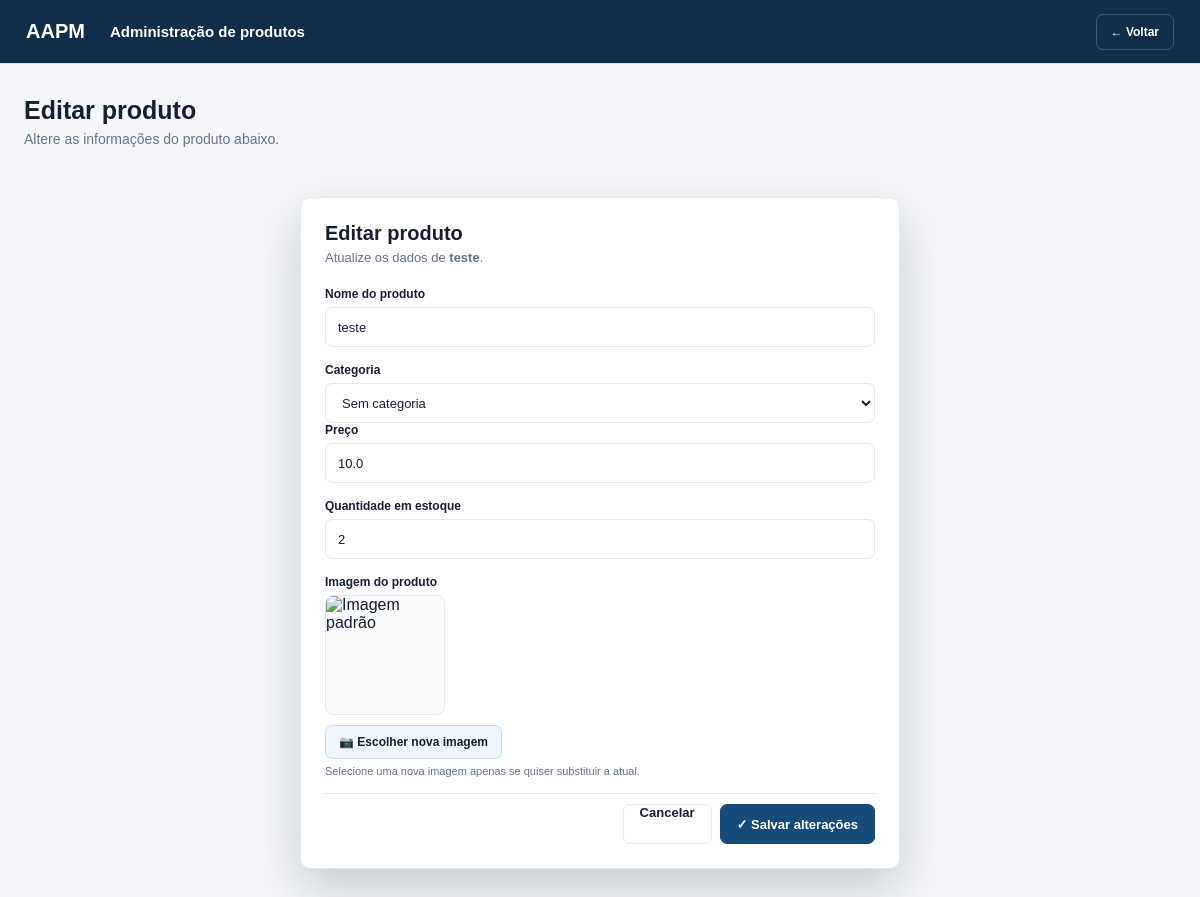
Screenshot of /produtos/1/editar (signed in) with the database file from the repository.
### app/models/produto.py (models this page shows, shortened)
class Produto(Base):
    __tablename__ = "produtos"
    id = Column(Integer, primary_key=True, autoincrement=True, index=True)
    nome = Column(String(150), nullable=False, index=True)
    preco = Column(Float, nullable=False, default=0.0)
    estoque_atual = Column(Integer, nullable=False, default=0)
    ativo = Column(Boolean, default=True)
    imagem_path = Column(String(255), nullable=True)
    categoria_id = Column(Integer, ForeignKey("categorias.id", ondelete="SET NULL"), nullable=True )
    categoria = relationship("Categoria", back_populates="produtos")

### app/controllers/produto_controller.py (the view)
@router.get("/{produto_id}/editar", response_class=HTMLResponse)
def form_editar_produto(
    produto_id: int,
    request: Request,
    db: Session = Depends(get_db),
    admin=Depends(get_admin)
):
    produto = db.query(Produto).filter(
        Produto.id == produto_id
    ).first()
    if not produto:
        return RedirectResponse(
            url="/produtos",
            status_code=302
        )
    categorias = db.query(Categoria).filter(
        Categoria.ativo == True
    ).order_by(
        Categoria.nome
    ).all()
    return templates.TemplateResponse(
        request,
        "produtos/editar.html",
        {
            "request": request,
            "usuario": admin,
            "produto": produto,
            "categorias": categorias
        }
    )

### app/templates/produtos/editar.html (shortened to what this page needs)
<!DOCTYPE html>
<html lang="pt-br">
<head>
    <link
        rel="stylesheet"
        href="/static/produtos-css/form.css"
    >
</head>
<body>
    <header class="topo">
        <div class="logo">
            AAPM
        </div>
        <div class="titulo-topo">
            Administração de produtos
        </div>
        <a
            href="/produtos/form"
            class="voltar"
        >
            ← Voltar
        </a>
    </header>
    <main class="container">
        <section class="titulo-pagina">
            <h1>
                Editar produto
            </h1>
            <p>
                Altere as informações do produto abaixo.
            </p>
        </section>
        <div
            class="modal ativo"
            style="position: relative; display: flex; min-height: auto; padding: 30px 0; background: transparent;"
        >
            <div class="modal-card">
                <div class="form-header">
                    <h2>
                        Editar produto
                    </h2>
                    <p>
                        Atualize os dados de
                        <strong>{{ produto.nome }}</strong>.
                    </p>
                </div>
                <form
                    method="POST"
                    action="/produtos/{{ produto.id }}/editar"
                    enctype="multipart/form-data"
                    class="form-container"
                >
                    <div class="form-group">
                        <label for="nome">
                            Nome do produto
                        </label>
                        <input
                            type="text"
                            id="nome"
                            name="nome"
                            class="form-input"
                            value="{{ produto.nome }}"
                            placeholder="Digite o nome do produto"
                            required
                        >
                    </div>
                    <div class="form-row">
                        <div class="form-group">
                            <label for="categoria">
                                Categoria
                            </label>
                            <select
                                id="categoria"
                                name="categoria_id"
                                class="form-input"
                            >
                                <option value="0">
                                    Sem categoria
                                </option>
                            </select>
                        </div>
                        <div class="form-group">
                            <label for="preco">
                                Preço
                            </label>
                            <input
                                type="number"
                                id="preco"
                                name="preco"
                                class="form-input"
                                step="0.01"
                                min="0"
                                value="{{ produto.preco }}"
                                placeholder="0,00"
                                required
                            >
                        </div>
                    </div>
                    <div class="form-group">
                        <label for="estoque">
                            Quantidade em estoque
                        </label>
                        <input
                            type="number"
                            id="estoque"
                            name="estoque_atual"
                            class="form-input"
                            min="0"
                            value="{{ produto.estoque_atual }}"
                            placeholder="Digite a quantidade disponível"
                            required
                        >
                    </div>
                    <div class="form-group">
                        <label>
                            Imagem do produto
                        </label>
                        <div class="imagem-preview">
                            {% if produto.imagem_path %}
                            <img
                                id="previewImagem"
                                src="/static/{{ produto.imagem_path }}"
                                alt="{{ produto.nome }}"
                            >
                            {% else %}
                            <img
                                id="previewImagem"
                                src="/static/uploads/produto-generico.png"
                                alt="Imagem padrão"
                            >
                            {% endif %}
                        </div>
                        <label
                            for="imagem"
                            class="btn-imagem"
                        >
                            📷 Escolher nova imagem
                        </label>
                        <small class="imagem-info">
                            Selecione uma nova imagem apenas se quiser
                            substituir a atual.
                        </small>
                    </div>
                    <div class="acoes-form">
                        <a
                            href="/produtos/form"
                            class="btn-cancelar"
                        >
                            Cancelar
                        </a>
                        <button
                            type="submit"
                            class="btn-salvar"
                        >
                            ✓ Salvar alterações
                        </button>
                    </div>
                </form>
            </div>
        </div>
    </main>
</body>
</html>

### app/static/produtos-css/form.css (style rules this page uses)
:root { --azul-senai: #164b7a; --azul-escuro: #102d4a; --azul-hover: #0d5ca8; --fundo: #f5f7fa; --branco: #ffffff; --texto: #172033; --texto-secundario: #64748b; --borda: #e2e8f0; --verde: #16a34a; --vermelho: #dc2626; --sombra: 0 2px 8px rgba(15, 23, 42, 0.06); }
* { margin: 0; padding: 0; box-sizing: border-box; }
body { font-family: Arial, Helvetica, sans-serif; background: var(--fundo); color: var(--texto); min-height: 100vh; }
button, input, select, textarea { font-family: inherit; }
a { text-decoration: none; }
.topo { height: 64px; background: var(--azul-escuro); color: white; display: flex; align-items: center; padding: 0 26px; border-bottom: 1px solid #dbe4ec; position: sticky; top: 0; z-index: 1000; }
.logo { font-size: 20px; font-weight: 700; margin-right: 25px; }
.titulo-topo { font-size: 15px; font-weight: 600; flex: 1; }
.voltar { height: 36px; display: flex; align-items: center; padding: 0 14px; border: 1px solid rgba(255,255,255,0.20); border-radius: 7px; color: white; font-size: 12px; font-weight: 600; transition: 0.2s; }
.container { width: min(1180px, calc(100% - 48px)); margin: 0 auto; padding: 32px 0 50px; }
.titulo-pagina { margin-bottom: 20px; }
.titulo-pagina h1 { font-size: 25px; font-weight: 700; color: var(--texto); margin-bottom: 6px; }
.titulo-pagina p { color: var(--texto-secundario); font-size: 14px; }
.modal { position: fixed; inset: 0; display: none; align-items: center; justify-content: center; padding: 20px; background: rgba(15, 23, 42, 0.55); z-index: 2000; }
.modal.ativo { display: flex; }
.modal-card { width: min(600px, 100%); max-height: calc(100vh - 40px); overflow-y: auto; position: relative; background: white; border: 1px solid var(--borda); border-radius: 10px; box-shadow: 0 20px 50px rgba(15, 23, 42, 0.20); padding: 24px; }
.form-header { padding-right: 40px; margin-bottom: 22px; }
.form-header h2 { font-size: 20px; color: var(--texto); margin-bottom: 5px; }
.form-header p { color: var(--texto-secundario); font-size: 13px; }
.form-container { display: flex; flex-direction: column; gap: 16px; }
.form-group { display: flex; flex-direction: column; gap: 6px; }
.form-group label { font-size: 12px; font-weight: 700; color: var(--texto); }
.form-input, .form-container select { width: 100%; height: 40px; padding: 0 12px; border: 1px solid var(--borda); border-radius: 7px; background: white; color: var(--texto); outline: none; font-size: 13px; transition: 0.2s; }
.imagem-preview { width: 120px; height: 120px; margin-bottom: 4px; border: 1px solid var(--borda); border-radius: 8px; background: #f8fafc; overflow: hidden; }
.imagem-preview img { width: 100%; height: 100%; object-fit: cover; }
.btn-imagem { width: fit-content; padding: 9px 13px; border: 1px solid #bfdbfe; border-radius: 7px; background: #eff6ff; color: var(--azul-senai); font-size: 12px; font-weight: 600; cursor: pointer; }
.imagem-info { color: var(--texto-secundario); font-size: 11px; }
.acoes-form { display: flex; justify-content: flex-end; gap: 8px; padding-top: 10px; border-top: 1px solid var(--borda); }
.btn-cancelar, .btn-salvar { height: 40px; padding: 0 16px; border-radius: 7px; font-size: 13px; font-weight: 600; cursor: pointer; }
.btn-cancelar { background: white; color: var(--texto); border: 1px solid var(--borda); }
.btn-salvar { background: var(--azul-senai); color: white; border: 1px solid var(--azul-senai); }

### rows the page displays
Produto: nome "teste", preco "10.0", estoque_atual "2"
